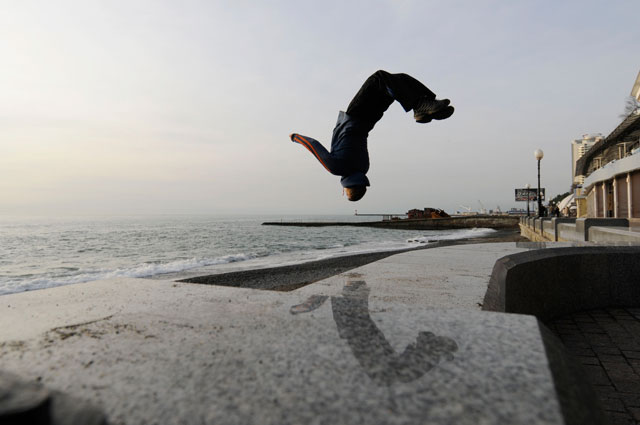
#> input picture image.jpg, 640 x 425 px
$ python main.py
#> lines starting #> are read from the running program, lines starting #| are printed output that depends on the picture; after the words box and inside, x2 and y2 are one past the last pixel; in counts of white or black regions, pixels touching at a corner belong together

import cv2

image = cv2.imread("image.jpg")
#> image is the input picture: shape (425, 640, 3); mean B, G, R 147.7, 149.6, 150.7

gray = cv2.cvtColor(image, cv2.COLOR_BGR2GRAY)

blur = cv2.GaussianBlur(gray, (7, 7), 0)
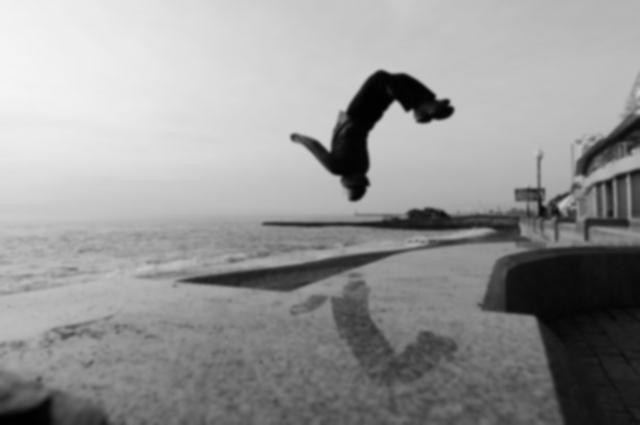
#> blur: shape (425, 640); min 1, max 245, mean 149.7

edges = cv2.Canny(blur, 100, 200)
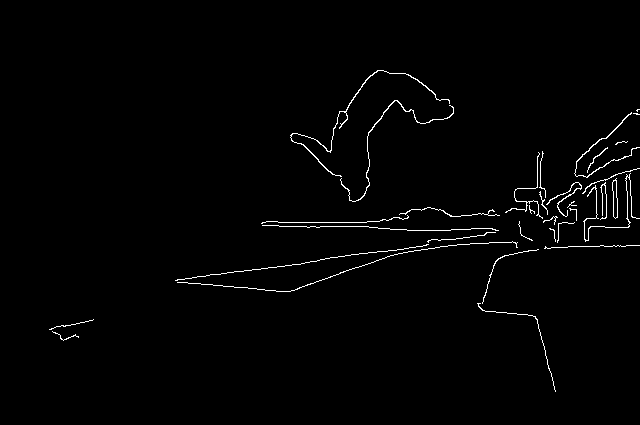
#> edges: shape (425, 640); 1.3% white in thin lines or dots, all inside (x1, y1, x2, y2) = (49, 70, 640, 392)

contours, hierarchy = cv2.findContours(edges, cv2.RETR_LIST, cv2.CHAIN_APPROX_SIMPLE)
#> contours = 35 contours, 28 with area under 20; largest, box (x1, y1, x2, y2) and area: (612, 178, 618, 219) 141, (612, 180, 618, 219) 138, (290, 70, 450, 177) 112, (340, 100, 454, 202) 70, (574, 112, 640, 178) 69, (546, 182, 582, 217) 38, (583, 173, 640, 242) 26

result = image.copy()

cv2.drawContours(result, contours, -1, (0, 255, 0), 2)
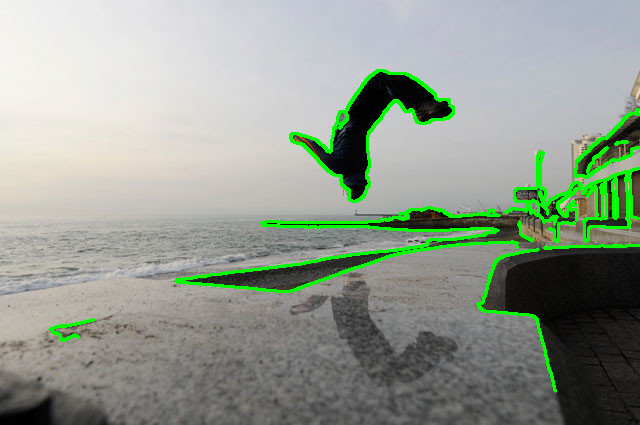
#> result: shape (425, 640, 3); 4.23% of pixels changed, all inside (x1, y1, x2, y2) = (48, 69, 640, 393)

cv2.imwrite("result.jpg", result)

cv2.imshow("Result", result)
cv2.waitKey(0)
cv2.destroyAllWindows()
